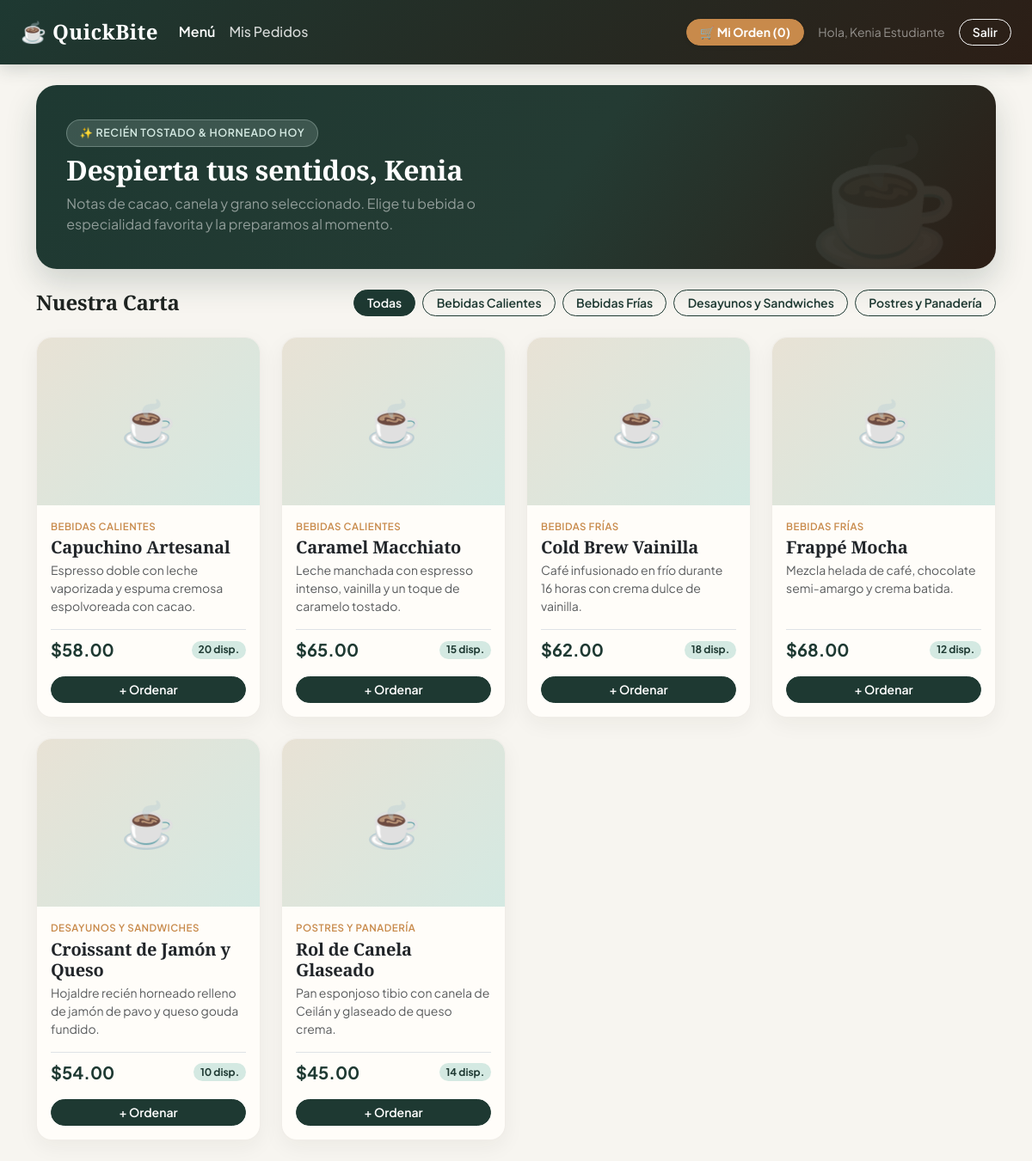
/cliente/menu.php (signed in), run on the app's committed database.
### tables this page shows
CREATE TABLE `categorias` (
  `id` int(11) NOT NULL AUTO_INCREMENT,
  `nombre` varchar(80) NOT NULL,
  PRIMARY KEY (`id`),
  UNIQUE KEY `nombre` (`nombre`)
);

CREATE TABLE `productos` (
  `id` int(11) NOT NULL AUTO_INCREMENT,
  `nombre` varchar(120) NOT NULL,
  `descripcion` text DEFAULT NULL,
  `precio` decimal(10,2) NOT NULL,
  `stock` int(11) NOT NULL DEFAULT 0,
  `imagen` varchar(255) DEFAULT NULL,
  `categoria_id` int(11) NOT NULL,
  `activo` tinyint(1) NOT NULL DEFAULT 1,
  `creado_en` timestamp NULL DEFAULT current_timestamp(),
  PRIMARY KEY (`id`),
  KEY `categoria_id` (`categoria_id`),
  CONSTRAINT `productos_ibfk_1` FOREIGN KEY (`categoria_id`) REFERENCES `categorias` (`id`)
);

### config/auth_check.php (called while the page is built, shortened)
<?php
function e(string $valor): string {
    return htmlspecialchars($valor, ENT_QUOTES, 'UTF-8');
}

### cliente/menu.php (the view, shortened to what this page needs)
<?php
require_once __DIR__ . '/../config/database.php';
require_once __DIR__ . '/../config/auth_check.php';
$totalItemsCarrito = array_sum($_SESSION['carrito']);
$categoriaSeleccionada = (int) ($_GET['categoria'] ?? 0);
$categorias = $pdo->query('SELECT id, nombre FROM categorias ORDER BY id')->fetchAll();
if ($categoriaSeleccionada > 0) {
    $stmt = $pdo->prepare(
        'SELECT p.*, c.nombre AS categoria_nombre
         FROM productos p
         INNER JOIN categorias c ON p.categoria_id = c.id
         WHERE p.activo = 1 AND p.categoria_id = ?
         ORDER BY p.nombre'
    );
    $stmt->execute([$categoriaSeleccionada]);
    $productos = $stmt->fetchAll();
} else {
    $productos = $pdo->query(
        'SELECT p.*, c.nombre AS categoria_nombre
         FROM productos p
         INNER JOIN categorias c ON p.categoria_id = c.id
         WHERE p.activo = 1
         ORDER BY c.id, p.nombre'
    )->fetchAll();
}
?>
<!DOCTYPE html>
<html lang="es">
<head>
    <link href="https://cdn.jsdelivr.net/npm/bootstrap@5.3.3/dist/css/bootstrap.min.css" rel="stylesheet">
    <link href="/assets/css/quickbite.css" rel="stylesheet">
</head>
<body>
<nav class="navbar navbar-expand-lg navbar-dark px-4">
    <a class="navbar-brand fw-bold" href="/cliente/menu.php">☕ QuickBite</a>
    <div class="navbar-nav me-auto">
        <a class="nav-link active fw-semibold" href="/cliente/menu.php">Menú</a>
        <a class="nav-link" href="/cliente/mis_pedidos.php">Mis Pedidos</a>
    </div>
    <div class="d-flex align-items-center gap-3 text-white">
        <a href="/cliente/carrito.php" class="btn btn-warning btn-sm fw-bold shadow-sm">
            🛒 Mi Orden (<?= $totalItemsCarrito ?>)
        </a>
        <small class="d-none d-md-inline text-white-50">Hola, <?= e($_SESSION['usuario_nombre']) ?></small>
        <a href="/auth/logout.php" class="btn btn-outline-light btn-sm">Salir</a>
    </div>
</nav>
<div class="container py-4">
    <div class="qb-hero mb-4">
        <span class="qb-pill-tag mb-2">✨ Recién tostado & horneado hoy</span>
        <h2 class="fw-bold mb-2">Despierta tus sentidos, <?= e(explode(' ', $_SESSION['usuario_nombre'])[0]) ?></h2>
        <p class="mb-0 text-white-50" style="max-width: 560px;">
            Notas de cacao, canela y grano seleccionado. Elige tu bebida o especialidad favorita y la preparamos al momento.
        </p>
    </div>
    <div class="d-flex flex-wrap justify-content-between align-items-center gap-2 mb-4">
        <h4 class="fw-bold mb-0">Nuestra Carta</h4>
        <div class="d-flex flex-wrap gap-2">
            <a href="/cliente/menu.php"
               class="btn btn-sm <?= $categoriaSeleccionada === 0 ? 'btn-dark' : 'btn-outline-dark' ?>">Todas</a>
            <?php foreach ($categorias as $cat): ?>
                <a href="/cliente/menu.php?categoria=<?= (int) $cat['id'] ?>"
                   class="btn btn-sm <?= $categoriaSeleccionada === (int) $cat['id'] ? 'btn-dark' : 'btn-outline-dark' ?>">
                    <?= e($cat['nombre']) ?>
                </a>
            <?php endforeach; ?>
        </div>
    </div>
    <?php if (empty($productos)): ?>
        <div class="alert alert-secondary rounded-4">No hay productos disponibles en esta categoría por el momento.</div>
    <?php else: ?>
        <div class="row g-4">
            <?php foreach ($productos as $p): ?>
                <?php
                    $stock = (int) $p['stock'];
                    $enCarrito = $_SESSION['carrito'][(int) $p['id']] ?? 0;
                ?>
                <div class="col-sm-6 col-md-4 col-lg-3">
                    <div class="card product-card h-100">
                        <div class="product-img-wrap">
                            <?php if (!empty($p['imagen'])): ?>
                                <img src="/uploads/<?= e($p['imagen']) ?>" alt="<?= e($p['nombre']) ?>">
                            <?php else: ?>
                                <div class="w-100 h-100 d-flex align-items-center justify-content-center" style="font-size: 3.2rem;">
                                    ☕
                                </div>
                            <?php endif; ?>
                        </div>
                        <div class="card-body d-flex flex-column p-3">
                            <span class="small fw-semibold text-uppercase mb-1" style="color: #c88a4b; font-size: 0.72rem; letter-spacing: 0.5px;">
                                <?= e($p['categoria_nombre']) ?>
                            </span>
                            <h5 class="font-serif fw-bold mb-1"><?= e($p['nombre']) ?></h5>
                            <p class="card-text text-muted small flex-grow-1"><?= e($p['descripcion'] ?? '') ?></p>
                            <div class="d-flex justify-content-between align-items-center pt-2 border-top mb-3">
                                <span class="price-tag">$<?= number_format((float) $p['precio'], 2) ?></span>
                                <?php if ($stock > 0): ?>
                                    <span class="badge rounded-pill" style="background-color: #d4e9e2; color: #1e3932;">
                                        <?= $stock ?> disp.
                                    </span>
                                <?php else: ?>
                                    <span class="badge rounded-pill bg-danger">Agotado</span>
                                <?php endif; ?>
                            </div>
                            <form method="POST" action="/cliente/menu.php">
                                <?php if ($stock <= 0): ?>
                                    <button type="button" class="btn btn-secondary btn-sm w-100" disabled>Sin stock</button>
                                <?php elseif ($enCarrito >= $stock): ?>
                                    <button type="button" class="btn btn-outline-dark btn-sm w-100" disabled>
                                        Máximo en orden (<?= $enCarrito ?>)
                                    </button>
                                <?php else: ?>
                                    <button type="submit" class="btn btn-dark btn-sm w-100">
                                        + Ordenar <?= $enCarrito > 0 ? "({$enCarrito})" : '' ?>
                                    </button>
                                <?php endif; ?>
                            </form>
                        </div>
                    </div>
                </div>
            <?php endforeach; ?>
        </div>
    <?php endif; ?>
</div>
</body>
</html>

### assets/css/quickbite.css (style rules this page uses)
:root { --qb-forest: #1e3932; --qb-forest-dark: #132621; --qb-emerald: #00754a; --qb-espresso: #2c1e16; --qb-caramel: #c88a4b; --qb-mint: #d4e9e2; --qb-cream: #f7f5f0; --qb-surface: #fffdf9; --qb-text: #1f2421; --qb-muted: #6c635b; }
body { background-color: var(--qb-cream); font-family: 'Plus Jakarta Sans', -apple-system, BlinkMacSystemFont, sans-serif; color: var(--qb-text); }
h1, h2, h3, h4, .font-serif { font-family: 'Playfair Display', Georgia, serif; letter-spacing: -0.01em; }
.navbar { background: linear-gradient(135deg, var(--qb-forest) 0%, var(--qb-espresso) 100%) !important; box-shadow: 0 4px 20px rgba(30, 57, 50, 0.2); padding-top: 0.9rem; padding-bottom: 0.9rem; }
.navbar-brand { font-family: 'Playfair Display', serif; font-size: 1.5rem; letter-spacing: 0.4px; color: #ffffff !important; }
.navbar .nav-link { color: rgba(255, 255, 255, 0.82) !important; font-weight: 500; transition: color 0.2s ease; }
.navbar .nav-link:hover, .navbar .nav-link.active { color: #ffffff !important; }
.qb-hero { background: linear-gradient(125deg, var(--qb-forest) 0%, #243b33 55%, var(--qb-espresso) 100%); color: #ffffff; border-radius: 24px; padding: 2.5rem 2.2rem; position: relative; overflow: hidden; box-shadow: 0 16px 36px rgba(30, 57, 50, 0.18); }
.qb-hero::after { content: "☕"; position: absolute; right: 2.5rem; bottom: -1.5rem; font-size: 9rem; opacity: 0.08; pointer-events: none; }
.qb-pill-tag { background-color: rgba(212, 233, 226, 0.16); color: var(--qb-mint); border: 1px solid rgba(212, 233, 226, 0.3); border-radius: 50px; padding: 0.35rem 0.9rem; font-size: 0.78rem; font-weight: 600; letter-spacing: 0.6px; text-transform: uppercase; display: inline-block; }
.card { background-color: var(--qb-surface); border-radius: 18px !important; border: 1px solid rgba(44, 30, 22, 0.07) !important; box-shadow: 0 8px 24px rgba(44, 30, 22, 0.05) !important; overflow: hidden; }
.product-card { transition: transform 0.28s cubic-bezier(0.22, 1, 0.36, 1), box-shadow 0.28s ease; }
.product-img-wrap { height: 195px; overflow: hidden; position: relative; background: linear-gradient(135deg, #e8e2d5 0%, #d4e9e2 100%); }
.price-tag { color: var(--qb-forest); font-weight: 700; font-size: 1.25rem; }
.btn { border-radius: 50px; font-weight: 600; padding-left: 1.25rem; padding-right: 1.25rem; transition: all 0.22s ease; }
.btn-sm { padding-left: 0.95rem; padding-right: 0.95rem; }
.btn-dark { background-color: var(--qb-forest); border-color: var(--qb-forest); color: #ffffff; }
.btn-outline-dark { color: var(--qb-forest); border-color: var(--qb-forest); }
.btn-warning { background-color: var(--qb-caramel); border-color: var(--qb-caramel); color: #ffffff !important; }

### data on the page
categorias: nombre "Bebidas Calientes"
categorias: nombre "Bebidas Frías"
categorias: nombre "Desayunos y Sandwiches"
categorias: nombre "Postres y Panadería"
productos: categoria.nombre "BEBIDAS CALIENTES", nombre "Capuchino Artesanal", descripcion "Espresso doble con leche vaporizada y espuma cremosa espolvoreada con cacao.", precio "58.00", stock "20", shows "+ Ordenar"
productos: categoria.nombre "BEBIDAS CALIENTES", nombre "Caramel Macchiato", descripcion "Leche manchada con espresso intenso, vainilla y un toque de caramelo tostado.", precio "65.00", stock "15", shows "+ Ordenar"
productos: categoria.nombre "BEBIDAS FRÍAS", nombre "Cold Brew Vainilla", descripcion "Café infusionado en frío durante 16 horas con crema dulce de vainilla.", precio "62.00", stock "18", shows "+ Ordenar"
productos: categoria.nombre "BEBIDAS FRÍAS", nombre "Frappé Mocha", descripcion "Mezcla helada de café, chocolate semi-amargo y crema batida.", precio "68.00", stock "12", shows "+ Ordenar"
productos: categoria.nombre "DESAYUNOS Y SANDWICHES", nombre "Croissant de Jamón y Queso", descripcion "Hojaldre recién horneado relleno de jamón de pavo y queso gouda fundido.", precio "54.00", stock "10", shows "+ Ordenar"
productos: categoria.nombre "POSTRES Y PANADERÍA", nombre "Rol de Canela Glaseado", descripcion "Pan esponjoso tibio con canela de Ceilán y glaseado de queso crema.", precio "45.00", stock "14", shows "+ Ordenar"

### other printed values
$totalItemsCarrito "0"
$_SESSION['usuario_nombre'] "Kenia Estudiante"
explode(' ', $_SESSION['usuario_nombre'])[0] "Kenia"
